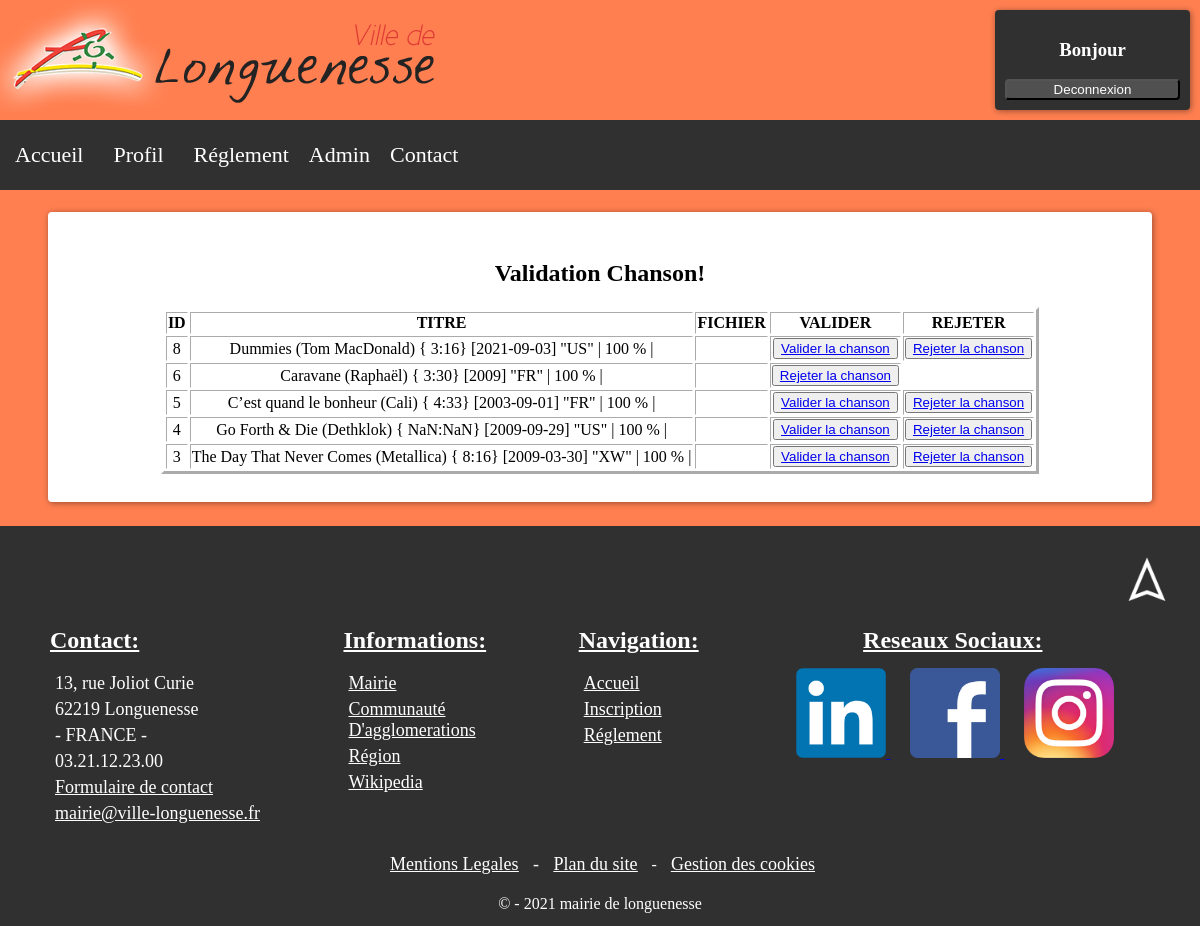
/adminsong.php, run on the app's committed database.
### tables this page shows
CREATE TABLE `song` (
  `id` int NOT NULL,
  `titre` varchar(255) NOT NULL,
  `fichier` varchar(255) NOT NULL,
  `conf` tinyint(1) NOT NULL,
  `sup` tinyint(1) NOT NULL
);

### adminsong.php (the view, shortened to what this page needs)
<!DOCTYPE html>
    <html>
        <head>
        </head>
        <body>
            <header>
                <div class="sup-header">
                    <a href="https://ville-longuenesse.fr">
                        <img src="ressources/longuenesse-logo.png" title="Ville De Longuenesse" />
                    </a>
                    <?php include ('./components/log/logout.php'); ?>
                </div>
            </header>
            <div>
                <?php include ('components/nav/navA.php'); ?>
            </div>
            <section>
                <article class="content">
                    <h2>Validation Chanson!</h2>
                    <?php
                    $bdd = new PDO('mysql:host=localhost;dbname=test', 'jeremy', 'regniez');
                    $songs = $bdd->query('SELECT * FROM song ORDER BY id DESC LIMIT 0,5');
                    ?>
                    <div>
                        <table align="center" border="3">
                            <tbody>
                                <tr>
                                    <th>ID</th>
                                    <th>TITRE</th>
                                    <th>FICHIER</th>
                                    <th>VALIDER</th>
                                    <th>REJETER</th>
                                </tr>
                                <?php while($s=$songs->fetch()){?>
                                <tr align="center" border="3">
                                    <td><?=$s['id']?></td>
                                    <td><?=$s['titre']?></td>
                                    <td><?=$s['fichier']?></td>
                                    <td><?php if($s['conf'] == 0){?><button><a href="adminsong.php?type=song&conf=<?=$s['id']?>">Valider la chanson</a></button></td>
                                    <td><?php }?><button><a href="adminsong.php?type=song&sup=<?=$s['id']?>">Rejeter la chanson</a></button></td>
                                </tr>
                                <?php }?>
                            </tbody>
                        </table>
                    </div>
                </article>
            </section>
            <div>
                <?php include ('components/footer.php'); ?>
            </div>
        </body>
    </html>

### components/footer.php (style rules this page uses)
table, th, tr, td { border-color:white; }

### adminsong.php (style rules this page uses)
body { margin: 0; background: coral; }
.content { width: 88%; margin-top: 2%; margin-bottom: 2%; margin-left: auto; margin-right: auto; padding: 10px; padding-left: 2%; padding-right: 2%; box-sizing: content-box; color: black; background: #fff; border-radius: 4px; box-shadow: 1px 1px 6px rgba(0, 0, 0, 0.4); text-align: center; }

### data on the page
song: id "8", titre "Dummies (Tom MacDonald) { 3:16} [2021-09-03] \"US\" | 100 % |"
song: id "6", titre "Caravane (Raphaël) { 3:30} [2009] \"FR\" | 100 % |"
song: id "5", titre "C’est quand le bonheur (Cali) { 4:33} [2003-09-01] \"FR\" | 100 % |"
song: id "4", titre "Go Forth & Die (Dethklok) { NaN:NaN} [2009-09-29] \"US\" | 100 % |"
song: id "3", titre "The Day That Never Comes (Metallica) { 8:16} [2009-03-30] \"XW\" | 100 % |"
